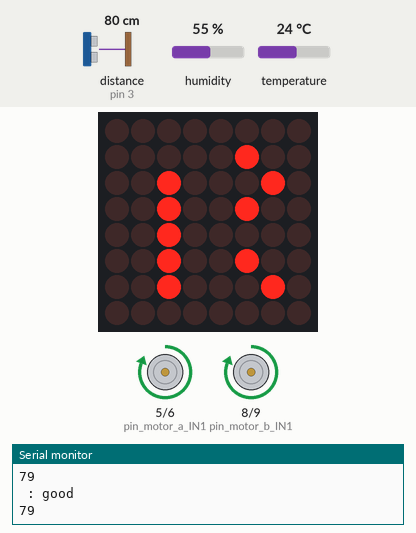
The sketch below on a simulated Arduino Uno, built with avr-gcc and run on an emulated ATmega328P. Shown: 8×8 LED matrix, motor-driver pin pairs drawn as motors (green arrow = first pin HIGH = forward, orange = second pin HIGH = backward, longer = more drive), the last lines printed to the serial monitor. Wiring (inferred from the names in the program): ultrasonic range finder: trigger pin 2; echo pin 3. The test bench sets the inputs (shaded band); at power-on: humidity 55 %, temperature 24 °C, distance to the obstacle (sensor on pin 3) 80 cm. The echo pulse lasts 58.3 µs per cm.

Above: at 1.9 s.
2.0 s: humidity set to 22 %
At 4.0 s:
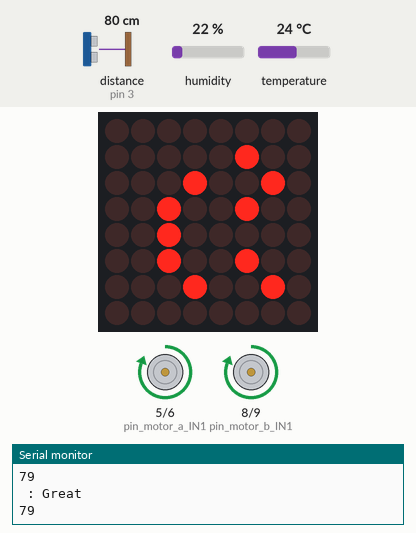
4.7 s: temperature set to 33 °C
At 5.9 s:
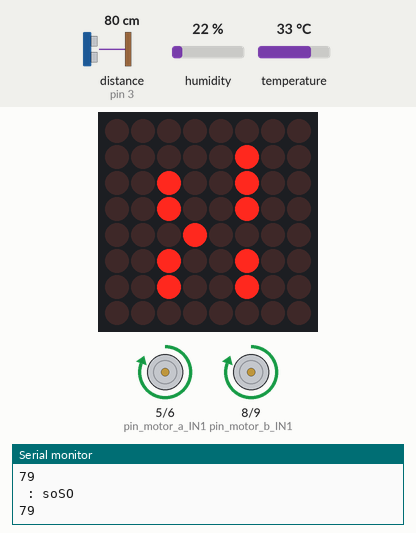
7.0 s: humidity set to 40 %
At 8.9 s:
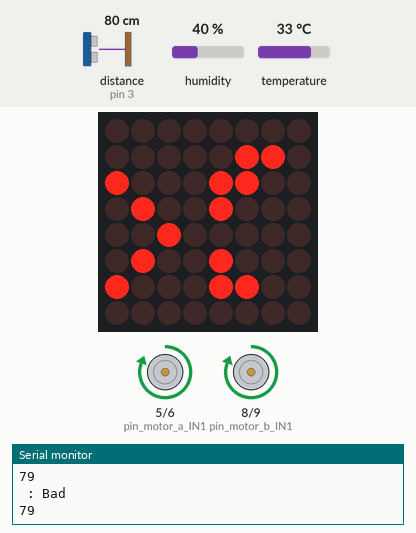
9.2 s: distance to the obstacle (sensor on pin 3) set to 2 cm
At 10.8 s:
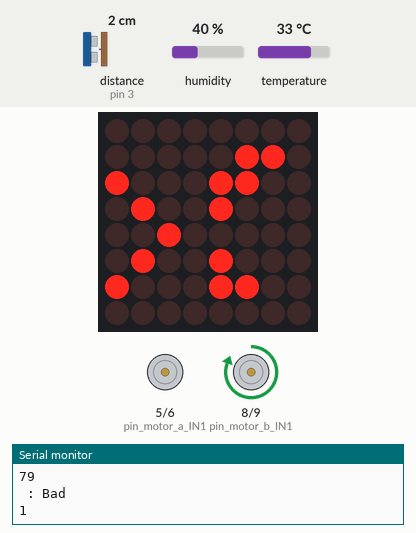
11.5 s: temperature set to 12 °C
At 13.3 s:
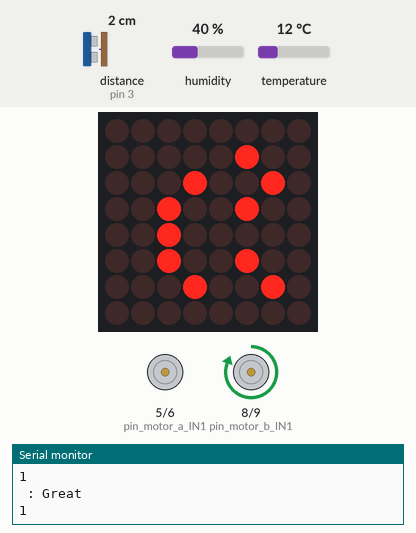
13.6 s: temperature set to 41 °C
At 14.6 s:
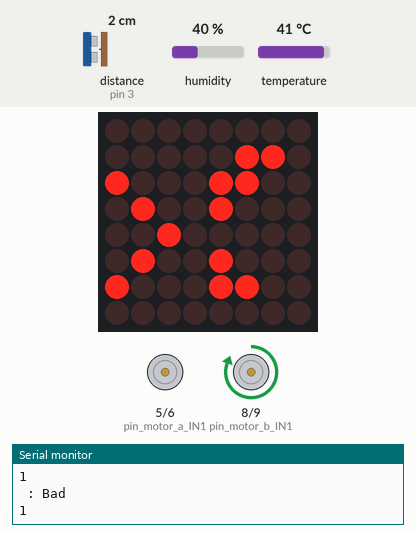
Timing chart, 0 to 16.6 s (numbered marks = the images above; inputs shaded):
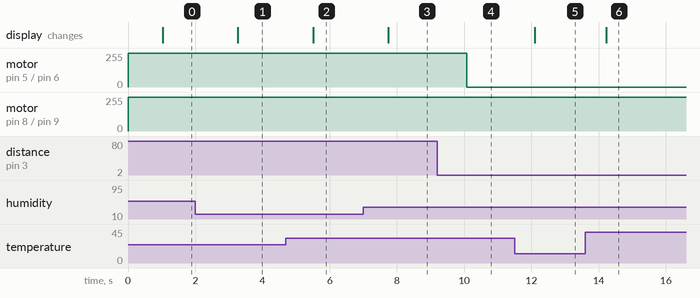

The sketch:

main.ino
```cpp
/*
* 대기측정봇! - E:atmosphere
*
* 2017.12.07
*/

#include "LedControl.h"
#include "DHT.h"

// Temperature & Humidity Sensor, typeof DHT11
#define DHTPIN 7
#define DHTTYPE DHT11 // DHT 11

// UltraSonic Sensor
#define pin_trig 2
#define pin_echo 3
#define threshold_distance 10

// Left/Right Motor
#define pin_motor_a_IN1 5
#define pin_motor_a_IN2 6

// Left/Right Motor
#define pin_motor_b_IN1 8
#define pin_motor_b_IN2 9

#define time_delay 1000

// LED Matrix Module
#define pin_matrix_din 12
#define pin_matrix_clk 11
#define pin_matrix_CS 10

// Create object
DHT dht(DHTPIN, DHTTYPE);
LedControl lc = LedControl(12, 11, 10, 1);

// Emoticon Array
byte great[8] = {
  // 0x00, 0x22, 0x55, 0x00, 0x00, 0x22, 0x1c, 0x00
  0x00, 0x04, 0x12, 0x24, 0x20, 0x24, 0x12, 0x04
};

byte good[8] = {
  // 0x00, 0x22, 0x55, 0x00, 0x00, 0x3e, 0x00, 0x00
  0x00, 0x04, 0x22, 0x24, 0x20, 0x24, 0x22, 0x04
};

byte soSo[8] = {
  // 0x00, 0x00, 0x77, 0x00, 0x08, 0x36, 0x00, 0x00
  0x00, 0x04, 0x24, 0x24, 0x10, 0x24, 0x24, 0x04
};

byte bad[8] = {
  // 0x41, 0x63, 0x36, 0x00, 0x08, 0x14, 0x22, 0x00
  0x00, 0x06, 0x8c, 0x48, 0x20, 0x48, 0x8c, 0x06
};
byte error[8] = {
  B11000011,
  B01100110,
  B00111100,
  B00011000,
  B00111100,
  B01100110,
  B11000011
};

int get_distance(int trigPin, int echoPin);         // get distance from Ultra-sonic Sensor to recognize obstacles.
float get_disComfortIndex(float temp, float humi);  // get Discomport index to know state of atmosphere instinctively.
void set_matrix(byte emoticonArray[]);              // set dot Matrix Out.
void set_array(int dI);                             // set array that express emotion.
void set_Motor(int distance);                       // set Motor go straight or turn left.
void set_motor_forward(int delay_time);             // set Motor to go straight.
void set_motor_turnleft(int delay_time);            // set Motor to go turn left.

void setup() {
  pinMode(pin_trig, OUTPUT);
  pinMode(pin_echo, INPUT);

  pinMode(pin_motor_a_IN1, OUTPUT);
  pinMode(pin_motor_a_IN2, OUTPUT);
  pinMode(pin_motor_b_IN1, OUTPUT);
  pinMode(pin_motor_b_IN2, OUTPUT);

  // initalize LED DotMatrix
  lc.shutdown(0, false);
  lc.setIntensity(0, 8);
  lc.clearDisplay(0);

  // initalize DHT
  dht.begin();

  Serial.begin (9600);
  Serial.println("Serial Communication!");
}

void loop() {
  int distance = get_distance(pin_trig, pin_echo);
  Serial.println(distance);
  set_Motor(distance);

  float h = dht.readHumidity();
  float t = dht.readTemperature();

  if (isnan(h) || isnan(t)) {
    Serial.println("Failed to read from DHT sensor!");
    set_array(error);
    return;
  }

  int dI = get_disComfortIndex(t, h);
  set_array(dI);
}

int get_distance(int trigPin, int echoPin) {
  long duration, distance;
  digitalWrite(trigPin, LOW);
  delayMicroseconds(2);
  digitalWrite(trigPin, HIGH);
  delayMicroseconds(10);
  digitalWrite(trigPin, LOW);
  duration = pulseIn(echoPin, HIGH);
  distance = (duration / 2) / 29.1;

  return distance;
}

void set_Motor(int distance) {
  if (distance > threshold_distance) {
    set_motor_forward(time_delay);
  } else {
    set_motor_turnleft(time_delay);
  }
}

void set_motor_forward(int delay_time) {
  digitalWrite(pin_motor_a_IN1, HIGH);
  digitalWrite(pin_motor_a_IN2, LOW);
  digitalWrite(pin_motor_b_IN1, HIGH);
  digitalWrite(pin_motor_b_IN2, LOW);
  delay(delay_time);
}

void set_motor_turnleft(int delay_time) {
  digitalWrite(pin_motor_a_IN1, LOW);
  digitalWrite(pin_motor_a_IN2, LOW);
  digitalWrite(pin_motor_b_IN1, HIGH);
  digitalWrite(pin_motor_b_IN2, LOW);
  delay(delay_time*2);
}

float get_disComfortIndex(float temp, float humi) {
  return (1.8f * temp) - (0.55 * (1 - humi / 100.0f) * (1.8f * temp - 26)) + 32;
}

void set_matrix(byte emoticonArray[]) {
  for (int i = 0; i < 7; i++)
    lc.setRow(0, i, emoticonArray[i]);
  delay(time_delay / 10);
}

void set_array(int dI) {
  switch (dI) {
    case 80 ... 100:
      set_matrix(bad);
      Serial.println(" : Bad");
      break;
    case  75 ... 79:
      set_matrix(soSo);
      Serial.println(" : soSO");
      break;
    case 68 ... 74:
      set_matrix(good);
      Serial.println(" : good");
      break;
    default:
      set_matrix(great);
      Serial.println(" : Great");
      break;
  }
}
```

Measured:
- after the input at 2.0 s, the display: changes after 1.3 s (image 1)
- after the input at 4.7 s, the display: changes after 0.80 s (image 2)
- after the input at 7.0 s, the display: changes after 0.74 s (image 3)
- after the input at 9.2 s, motor on pin 5 (pin_motor_a_IN1) / pin 6 (pin_motor_a_IN2): forward 255/255 → stopped after 0.88 s
- after the input at 11.5 s, the display: changes after 0.60 s (image 5)
- after the input at 13.6 s, the display: changes after 0.63 s (image 6)
